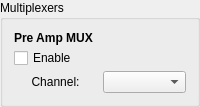
     <widget class="QGroupBox" name="groupBox_muxs">
      <property name="maximumSize">
       <size>
        <width>220</width>
        <height>200</height>
       </size>
      </property>
      <property name="title">
       <string>Multiplexers</string>
      </property>
      <layout class="QGridLayout" name="gridLayout">
       <property name="verticalSpacing">
        <number>3</number>
       </property>
       <item row="0" column="0" colspan="2">
        <widget class="QLabel" name="label">
         <property name="maximumSize">
          <size>
           <width>16777215</width>
           <height>21</height>
          </size>
         </property>
         <property name="font">
          <font>
           <bold>true</bold>
          </font>
         </property>
         <property name="text">
          <string>Pre Amp MUX</string>
         </property>
        </widget>
       </item>
       <item row="1" column="0" colspan="2">
        <widget class="QCheckBox" name="checkBox_pre_amp_mux">
         <property name="text">
          <string>Enable</string>
         </property>
        </widget>
       </item>
       <item row="2" column="0">
        <widget class="QLabel" name="label_2">
         <property name="text">
          <string>Channel:</string>
         </property>
         <property name="alignment">
          <set>Qt::AlignCenter</set>
         </property>
        </widget>
       </item>
       <item row="2" column="1">
        <widget class="QComboBox" name="comboBox_pre_amp_mux"/>
       </item>
      </layout>
     </widget>
